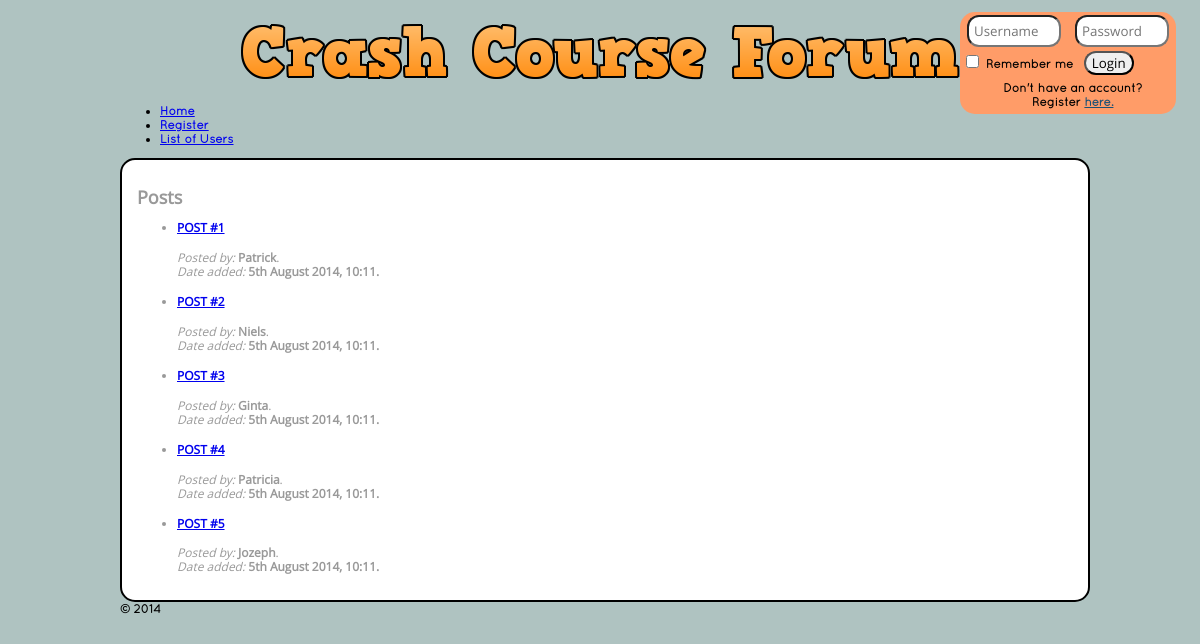
Before: / with the older database file.
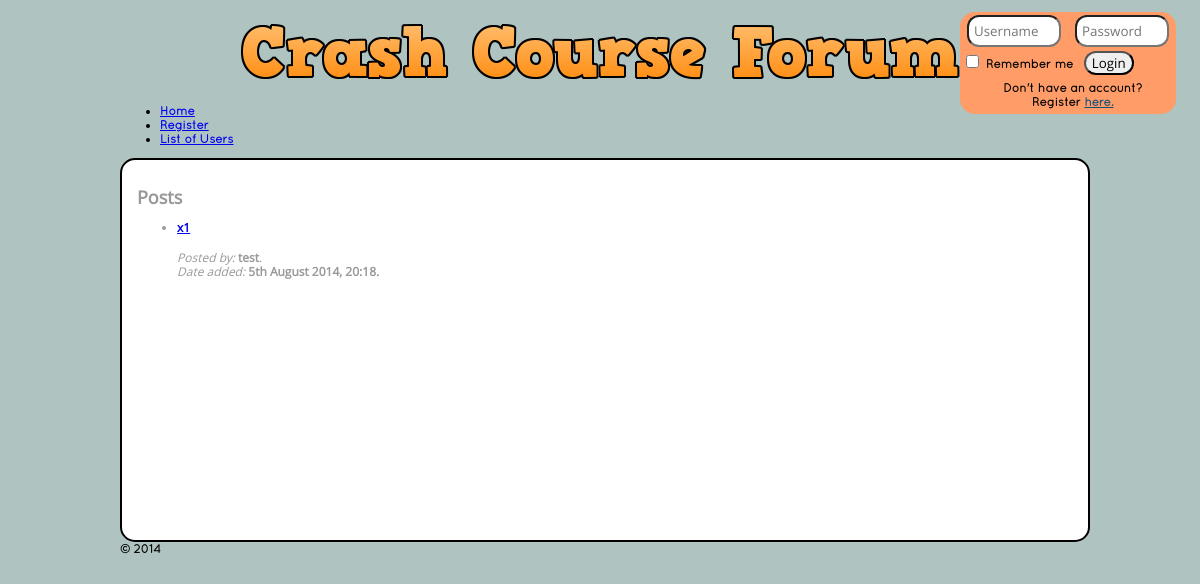
After: the same page with the newer database file.
### tables this page shows
create table post
(
author int  not null,
clocked datetime  not null,
content varchar(256) not null,
subject varchar(128) not null,
udel boolean default false,
foreign key(author) references user(uid) on delete cascade,
primary key(author, clocked)
);

create table user 
(
uid int not null auto_increment,
alias varchar(16) not null,
pwd blob not null,
lastonline datetime not null,
type enum('O', 'A') not null,
primary key(uid),
unique(alias)
);

### functions.php (the view, shortened to what this page needs)
<?php
function loadPosts() {
	printf("<h2>Posts</h2>");
	$sql = "SELECT p.author, p.clocked, p.content, p.subject from post p where not exists (select * from thread t where p.author = t.author and p.clocked = t.clocked)";
	$query = sendQuery($sql);
	printf("<ul>");
	while($row = $query->fetch_row()) {
		$s = getAlias($row[0]);;
		printf("<li><h4><a href='index.php?loc=showpost&pa=%s&pd=%s'>%s</a></h4><span class='postauthor'><i>Posted by: </i><b>%s</b>.<br><i>Date added: </i><b>%s.</b></li>", $row[0],$row[1], $row[3], $s, date("jS F Y, H:i", strtotime($row[1])) );
	}
	printf("</ul>");
}
function getAlias($uid) {
	$q = sendQuery("select alias from user where uid='$uid'");
	$r = $q->fetch_row();
	return $r[0];
}
function sendQuery($query) {
try {
$mysqli = new mysqli(HOST,USER, UPWD, DBNAME);
	$result = $mysqli->query($query);
return $result;
} catch (Exception $e) {
	if(isset($_GET['debug'])) {
		echo "Debug mode on.<br>".$e->getMessage();
		return false;
	}
}
}
?>

### index.php (shortened to what this page needs)
<?php
include('functions.php');
?>
<!doctype html>
<html>
<head>
<link rel="stylesheet" type="text/css" href="style.css">
<link rel="stylesheet" href="http://yui.yahooapis.com/pure/0.5.0/pure-min.css">
</head>
<body>
<div id="wrapper">
  <header>
    <div id="logo"> <img src="logo.png" style="margin: 2em auto;
display: block;"> </div>
    <nav>
      <div class="pure-menu pure-menu-open pure-menu-horizontal">
        <ul>
          <li><a href="index.php">Home</a></li>
          <?php if(isset($_SESSION['logged'])): ?>
          <li><a href="index.php?loc=newpost">New Post</a></li>
          <?php if($_SESSION['type'] === 'A'): ?>
          <li><a href="index.php?loc=panel">Admin Panel</a></li>
          <?php else: ?>
          <li><a href="index.php?loc=panel">User Panel</a></li>
          <?php endif; ?>
          <li><a href="index.php?loc=users">List of Users</a></li>
          <li><a href="logout.php?f=y">Logout</a></li>
          <?php else: ?>
          <li><a href="index.php?loc=register">Register</a></li>
          <li><a href="index.php?loc=users">List of Users</a></li>
          <?php endif; ?>
        </ul>
      </div>
      <article id="logbox">
        <?php
 if(isset($_SESSION['logged'])):
 ?>
        <section id="loggedonbox">
          <p>You are logged in as <?php echo $_SESSION['logged']; ?>.
            <?php if($_SESSION['type'] === 'A') echo '<br>You are an Admin.'; ?>
          <form class="form" id="logoutform" method="post" action="">
            <input type="submit" value="Logout">
          </form>
        </section>
        <?php else: ?>
        <section id="loginbox">
          <form class="form" id="loginform" method="post" action="">
            <input type="text" id="username" name="username" placeholder="Username" required>
            <input type="password" name="upwd" id="upwd" placeholder="Password" required>
            <span>
            <input type="checkbox" name="remember_login" id="remember_login">
            <label for="remember_login">Remember me</label>
            </span>
            <input type="submit" value="Login">
          </form>
          <p>Don't have an account?<br>
            Register <a href="index.php?loc=register">here.</a></p>
        </section>
        <?php endif; ?>
      </article>
    </nav>
  </header>
  <section>
    <div id="phpdiv">
    <?php
	if(!isset($_GET['loc'])) {
	loadPosts();
	}?>
    </div>
  </section>
  <footer>&copy; 2014</footer>
</div>
</body>
</html>

### style.css (style rules this page uses)
html, button, input, select, textarea { font-family: "open" !important; }
#loginbox a { color: #1a5076; }
body { background-color: #afc3c1; font: 600 12px/14px "qs", Verdana, sans-serif; }
#wrapper { width: 960px; margin: 0 auto; }
#phpdiv { border: 2px black solid; border-radius: 15px; width: calc(100% - 2em); min-height: 350px; color: #999; font: 400 12px/14px 'open'; background: #FFF; padding: 15px; }
#logbox { position: fixed; top: 1em; left: calc(100% - 20em); width: auto; height: auto; border-radius: 15px; background: #ff9c68; }
.form input[type="text"], .form input[type="password"], .form input[type="email"] { border-radius: 12px; width: 6em; padding: 0.4em; margin: 0.2em 0.5em 0.2em; float: left; }
.form input[type="submit"] { border-radius: 12px; margin: 0.1em 0.6em; float: left; }
#loginform span { margin: 0.2em; float: left; }
#logbox p { width: 100%; text-align: center; margin: 0.4em; }
.pure-menu.pure-menu-open, .pure-menu.pure-menu-horizontal li .pure-menu-children { background: none !important; }

Changed rows visible on the page:
removed post: subject "POST #1", author.alias "Patrick", clocked "5th August 2014, 10:11"
removed post: subject "POST #2", author.alias "Niels", clocked "5th August 2014, 10:11"
removed post: subject "POST #3", author.alias "Ginta", clocked "5th August 2014, 10:11"
removed post: subject "POST #4", author.alias "Patricia", clocked "5th August 2014, 10:11"
removed post: subject "POST #5", author.alias "Jozeph", clocked "5th August 2014, 10:11"
added post: subject "x1", author.alias "test", clocked "5th August 2014, 20:18"
